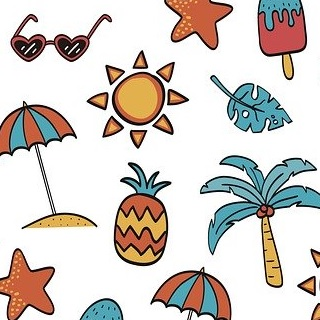
#> input picture 99_Images/summer.jpg, 320 x 320 px
$ python image.py
#> lines starting #> are read from the running program, lines starting #| are printed output that depends on the picture; after the words box and inside, x2 and y2 are one past the last pixel; in counts of white or black regions, pixels touching at a corner belong together
#!/usr/bin/env python
# -*- coding: utf-8 -*-

""" Operações Básicas com Imagens em Python

Imagens são representadas pelo OpenCV na forma de vetores Numpy com 3 dimensões. Cada imagem é composta por linhas e
colunas de pixels e cada pixel é representado por um vetor que define sua cor.

Este tutorial tem como objetivo apresentar métodos bastante comuns de manipulação de imagens. Cada uma destas
ferramentas possuem utilidade no ramo de visão computacional. Porém, tais aplicações não serão abordadas neste primeiro
momento. As operações apresentadas neste arquivo estão principalmente relacionadas ao uso da biblioteca Numpy, ao invés
do OpenCV. Um bom conhecimento de Numpy é necessário para escrever códigos mais otimizados com OpenCV.

Neste primeiro tutorial veremos como:
    - Visualizar propriedades de imagens;
    - Acessar e manipular pixels;
    - Definir regiões de imagem (ROI - Region of Image);
    - Criar bordas em imagens.
    - Manipular escalas de cores;
    - Dividir e combinar canais de cores.

Para executar este código, utilize o seguinte comando em seu terminal:
$ python image.py

Referências:

Adrian Rosebrock. OpenCV Tutorial: a guide to learn OpenCV. PyImageSearch. Disponível em:
https://www.pyimagesearch.com/2018/07/19/opencv-tutorial-a-guide-to-learn-opencv/. Acesso em: 08 set. 2020.

Alexander Mordvintsev; Abid K. Basic Operations on Images. OpenCV-Python Tutorials. Disponível em:
https://opencv-python-tutroals.readthedocs.io/en/latest/py_tutorials/py_core/py_basic_ops/py_basic_ops.html. Acesso em:
08 set. 2020.

argparse: parser for command-line options, arguments and sub-commands. Python Software Foundation. Disponível em:
https://docs.python.org/3/library/argparse.html. Acesso em: 08 set. 2020.

Mohammed Innat. Basic Image Processing In Python: part 1. Codementor Community. Disponível em:
https://www.codementor.io/@innat_2k14/image-data-analysis-using-numpy-opencv-part-1-kfadbafx6. Acesso em: 11 set. 2020.

"""

__author__ = "Eloi Giacobbo"
__copyright__ = 'Copyright 2020, OpenCV Python Tutorial'
__credits__ = ["Emili Bohrer"]
__license__ = "GPL-3.0"
__version__ = "0.1.4"
__maintainer__ = "Eloi Giacobbo"
__status__ = "Development"

# Em main, definimos a função principal do arquivo, onde as operações com imagens são executadas
def main():
    """ Operações Básicas com Imagens
    """

    # Primeiro, devemos incluir as bibliotecas necessárias.
    import numpy as np
    import cv2
    import errno
    import os
    import matplotlib.pyplot as plt

    # Utilizando o parâmetro caminho relativo para a imagem "summer.jpg", presente na pasta 99_Images deste repositório,
    # a imagem selecionada é carregada através do comando imread do módulo cv2.
    image = cv2.imread("../99_Images/summer.jpg")
#> image is the input picture: shape (320, 320, 3); mean B, G, R 199.7, 205.2, 212.1

    # Para garantir a correta execução deste código, verificamos se a imagem anterior foi carregada corretamente
    if (image is None):
        raise FileNotFoundError(errno.ENOENT, os.strerror(errno.ENOENT), "../99_Images/summer.jpg")

    # Ao imprimir o objeto image, vemos que este se trata de uma matrix de arrays.
    print("Image =\n", image)
#> (printed output is left out)

    # Podemos agora imprimir algumas propriedades deste objeto
    # shape apresenta as dimensões da imagem carregada, onde:
    # height representa o número de linhas ou a altura da imagem
    # width representa o número de colunas ou a largura da imagem
    # dept representa o número de canais de cores da imagem (e.g Grayscale, RGB, etc.).
    (height, width, depth) = image.shape
#> height = 320; width = 320; depth = 3
    print("\nImage Shape = (height = ", height, ", width = ", width, ", depth = ", depth, ")", sep="")
#| Image Shape = (height = 320, width = 320, depth = 3)

    # O tipo de dados padrão de imagens do OpenCV é uint8, visto que pixels são representados por valores entre 0 e
    # 255. Um grande número de erros no OpenCV é causado pela definição incorreta do tipo de dados de imagens.
    print("\nImage Dtype =", image.dtype)
#| Image Dtype = uint8

    # A função imshow do módulo cv2 cria uma nova janela e imprime em tela o conteúdo da imagem.
    cv2.imshow("Image", image)

    # A função waitkey do módulo cv2 executa uma pausa na execução do código e aguarda que uma tecla seja pressionada em
    # uma janela do OpenCV. Note que o OpenCV não possui interface com o console, apenas com as janelas criadas pelo
    # próprio módulo. Seu parâmetro de entrada define o tempo que será aguardado para a captura de teclas, em
    # milissegundos. Caso o valor de entrada seja zero, esta pausa será por tempo indeterminado, até que uma tecla seja
    # pressionada. Esta função retorna o valor ASCII da tecla pressionada ou -1 se nenhuma teca for pressionada. O uso
    # da função waitKey é especialmente importante para a impressão de imagens através do módulo cv2. O módulo cv2 não
    # pausa a execução de um código quando imagens são impressas em tela. Quando a execução de um código chega ao final,
    # todas as imagens impressas em tela são encerradas automaticamente. Sem o uso de pausas, um usuário pode ter
    # dificuldades em visualizar o conteúdo de imagens.
    cv2.waitKey(0)

    # O valor de um pixel específico ou um intervalo de pixels podem ser selecionados através de índices de vetor:
    print("\nPixel =", image[0, 0])
#| Pixel = [255 255 255]
    print("\nPixel Interval =\n", image[300:302, 50:52])
#| Pixel Interval =
#|  [[[  0   2  40]
#|   [126 133 153]]
#|  [[  0  10  58]
#|   [  0   3  32]]]

    # Como parte dos atributos de ndarray, uma cópia do conteúdo de uma imagem pode ser obtida através do método copy.
    # Utilizaremos esta cópia para alterar o conteúdo da imagem original.
    copy = image.copy()

    # O mesmo método utilizado para o acesso de pixels pode ser utilizado também para redefinir os pixels de uma imagem.
    # Nas operações a seguir, redefinimos o pixel de coordenada (0, 0) para a cor vermelha e uma área da imagem entre as
    # cordenadas (250:300, 50:100) para a cor azul.
    copy[0, 0] = (0, 0, 255)
#> copy: shape (320, 320, 3); under 0.01% of pixels changed, all inside (x1, y1, x2, y2) = (0, 0, 1, 1)
    copy[250:300, 50:100] = (255, 0, 0)
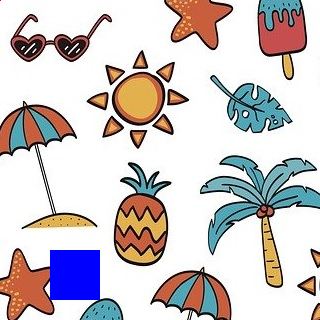
#> copy: shape (320, 320, 3); mean B, G, R 199.8, 199.1, 206

    # Para imprimir a imagem original e sua cópia lado-a-lado, o método hstack pode ser utilizado para empilhar imagens
    # horizontalmente.
    stacked = np.hstack((image, copy))
    cv2.imshow("Image", stacked)
    cv2.waitKey(0)

    # Outra operação comum no processamento de imagem é a definições de regiões de imagem (ROI). Através deste método
    # somos capazes de separar regiões de interesse em uma imagem maior, podendo tratá-las separadamente. Para executar
    # esta operação, iremos recorrer novamente ao método de acesso às regiões de pixel desejadas.
    roi = image[50:149, 87:189]
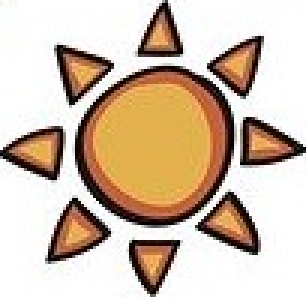
#> roi: shape (99, 102, 3) (shown 3 times larger); mean B, G, R 173.1, 191.5, 210.5

    # Ao atribuir esta região de imagem a uma nova variável somos capazes de criar uma nova imagem.
    cv2.imshow("Image", roi)
    cv2.waitKey(0)

    # Quando desejado, podemos ainda inserir molduras em uma imagem com a função copyMakeBorder do módulo cv2. Esta
    # recebe como argumento a largura de cada seção moldura (top, bottom, left, right) e o tipo de moldura.
    constant = cv2.copyMakeBorder(roi, 10, 10, 10, 10, cv2.BORDER_CONSTANT, value=[0, 0, 255])
    reflect = cv2.copyMakeBorder(roi, 10, 10, 10, 10, cv2.BORDER_REFLECT)
    replicate = cv2.copyMakeBorder(roi, 10, 10, 10, 10, cv2.BORDER_REPLICATE)
    wrap = cv2.copyMakeBorder(roi, 10, 10, 10, 10, cv2.BORDER_WRAP)
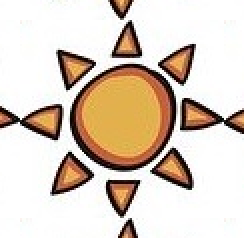
#> wrap: shape (119, 122, 3) (shown 2 times larger); mean B, G, R 193.5, 206.7, 220.5
    padding = np.hstack((constant, reflect, replicate, wrap))
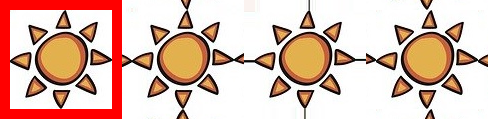
#> padding: shape (119, 488, 3); mean B, G, R 176, 189, 221.9
    cv2.imshow("Image", padding)
    cv2.waitKey(0)

    # Quando necessário, o método destroyAllWindows do módulo cv2 pode ser chamado para encerrar todas as janelas
    # abertas pelo OpenCV.
    cv2.destroyAllWindows()

    # Como alternativa ao imshow do OpenCV, outras bibliotecas de impressão podem ser utilizadas, como o Matplotlib.
    # Diferente do módulo cv2, o Matplotlib pausa automaticamente a execução de um código enquanto sua janela estiver
    # aberta. Para seguir com a execução de um código, seu usuário precisa fechar a janela da imagem.
    plt.figure()
    plt.axis('off')
    plt.imshow(image)
    plt.show()

    # Note que há uma grande diferença entre o padrão de cores da imagem gerada pelo OpenCV e pelo Matplotlib. As
    # bibliotecas do OpenCV estão em desenvolvimento desde o ano 2000. Nesta época o padrão de cores mais utilizado
    # era o BGR, não o RGB que conhecemos hoje. Para manter a compatibilidade da biblioteca com sistemas mais antigos,
    # o OpenCV mantém até hoje o BGR como escala de cores padrão. Por esta razão, devemos tomar cuidado ao manipular
    # cores de imagens e sempre ter em mente qual padrão de cores está em uso numa aplicação. Felizmente, o OpenCV nos
    # oferece ferramentas que nos permitem converter o padrão de cores em imagens com facilidade. Podemos, por exemplo,
    # converter o padrão de cores do objeto stacked para RGB e possibilitar sua correta impressão via Matplotlib.
    rgb = cv2.cvtColor(image, cv2.COLOR_BGR2RGB)

    # Após sua conversão, as funções de impressão do Matplotlib são chamadas novamente.
    plt.figure()
    plt.axis('off')
    plt.imshow(rgb)
    plt.show()

    # Para exercitar os métodos que vimos até o momento, podemos criar uma única imagem com diferentes padrões de cores
    # ao utilizar o método de conversão de cores em partes separadas de uma mesma imagem.
    color = image.copy()
    color[0:160, 161:320] = cv2.cvtColor(color[0:160, 161:320], cv2.COLOR_BGR2RGB)
#> color: shape (320, 320, 3); 14.5% of pixels changed, all inside (x1, y1, x2, y2) = (161, 0, 320, 160)
    color[161:320, 0:160] = cv2.cvtColor(color[161:320, 0:160], cv2.COLOR_BGR2HLS)
    color[161:320, 161:320] = cv2.cvtColor(color[161:320, 161:320], cv2.COLOR_BGR2LAB)
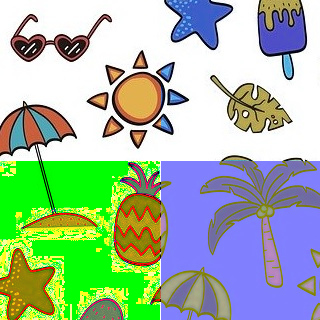
#> color: shape (320, 320, 3); mean B, G, R 160.8, 187, 161.2
    cv2.imshow("Image", color)
    cv2.waitKey(0)

    # Ainda sobre conversões de padrões de cores, devemos nos atentar ao número de canais que cada padrão de cores
    # possui. Ao convertermos uma imagem para escala de cinza, por exemplo, é possível verificar que o número de canais
    # da imagem é reduzido para apenas 1. Uma vez convertida para escala de cinza, uma imagem não poderá ser facilmente
    # retornada para padrões com múltiplos canais, pois informações foram perdidas na conversão.
    gray = cv2.cvtColor(image, cv2.COLOR_BGR2GRAY)
    print("\nGray Shape =", gray.shape)
#| Gray Shape = (320, 320)
    cv2.imshow("Image", gray)
    cv2.waitKey(0)

    # Perceba que ao converter uma imagem em escala de cinza novamente para BGR, o número de canais da imagem volta a
    # ser 3. Porém, a imagem permanace com sua coloração em escala de cinza.
    bgr = cv2.cvtColor(gray, cv2.COLOR_GRAY2BGR)
    print("\nBGR Shape =", bgr.shape)
#| BGR Shape = (320, 320, 3)
    cv2.imshow("Image", bgr)
    cv2.waitKey(0)
    cv2.destroyAllWindows()

    # Ao analisar os dados contidos nos objetos de imagem, é possível observar a redução no número de canais da imagem
    # após a conversão para escala de cinza. Também observamos que a conversão seguinte cria cópias deste único canal
    # para completar os canais faltantes do padrão BGR e não é capaz retornar a imagem para o estado original.
    print("\nImage Data =\n", image[100:105, 240])
#| Image Data =
#|  [[ 40  29   0]
#|  [ 74  65  32]
#|  [118 108  78]
#|  [ 25  17   0]
#|  [175 169 110]]
    print("\nGray Data =\n", gray[100:105, 240])
#| Gray Data =
#|  [ 22  56 100  13 152]
    print("\nBGR Data =\n", bgr[100:105, 240])
#| BGR Data =
#|  [[ 22  22  22]
#|  [ 56  56  56]
#|  [100 100 100]
#|  [ 13  13  13]
#|  [152 152 152]]

    # Os canais BGR de uma imagem podem ser divididos em planos individuais quando necessário. Esta separação nos
    # permite avaliar o quanto cada componente de cor está presente em uma imagem. Em seguida, os canais individuais
    # podem ser mesclados novamente para formar uma imagem BGR. Para executar esta análise, utilizaremos a imagem
    # "bgr-led.jpg", também presente na pasta 99_Images.
    image = cv2.imread("../99_Images/bgr-led.jpg")
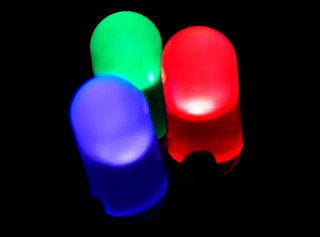
#> input picture 99_Images/bgr-led.jpg, 320 x 237 px
#> image is the input picture: shape (237, 320, 3); mean B, G, R 39.1, 24.3, 35
    (b, g, r) = cv2.split(image)
    merged = cv2.merge((b, g, r))
    stacked = np.hstack((image, merged))
#> stacked: shape (237, 640, 3)
    cv2.imshow("Original-Merged", stacked)
    stacked = np.hstack((b, g, r))
#> stacked: shape (237, 960)
    cv2.imshow("Blue-Green-Red", stacked)
    cv2.waitKey(0)

    # Como você deve ter notado, o resultado da separação dos canais resulta mais uma vez em imagens em escala de cinza.
    # Após a separação de canais, temos 3 novos objetos com um único canal de cor. Por padrão, o OpenCV interpreta
    # imagens com um único canal em escala de cinza. E como devemos interpretar estas imagens? Quanto mais próximo da
    # cor branca um pixel estiver, maior é a presença do canal de cor que ele representa sobre a imagem original. Quanto
    # mais próximo da cor preta um pixel estiver, menor é a presença do canal de cor que ele representa sobre a imagem
    # original.

    # Para facilitar a identificação de cada canal e a interpretação de sua imagem, podemos agora ajustar estes objetos
    # para uma representação em 3 canais, preenchendo os canais faltantes com zeros. Desta forma teremos uma visão mais
    # clara da participação de cada canal de cor na formação da imagem original.
    (height, width, depth) = image.shape
#> height = 237
    zeros = np.zeros((height, width), dtype="uint8")
    b = cv2.merge((b, zeros, zeros))
#> b: shape (237, 320, 3)
    g = cv2.merge((zeros, g, zeros))
#> g: shape (237, 320, 3)
    r = cv2.merge((zeros, zeros, r))
#> r: shape (237, 320, 3)
    stacked = np.hstack((b, g, r))
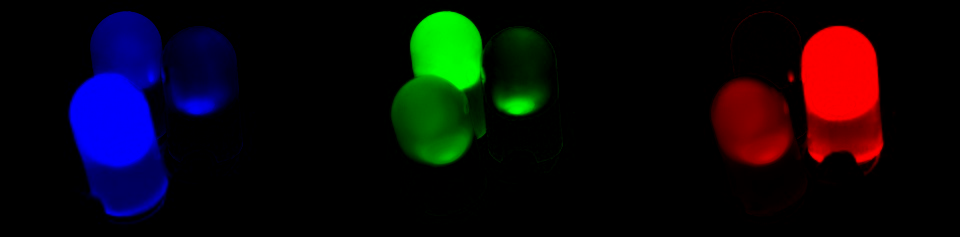
#> stacked: shape (237, 960, 3); mean of channels 0, 1, 2 13, 8.1, 11.7; drawn as B, G, R
    cv2.imshow("Blue-Green-Red", stacked)
    cv2.waitKey(0)

    # Como resultado, fica evidente qual canal de cor cada uma destas imagens representa, assim como sua interpretação.
    # Quanto mais próximo um pixel estiver da cor de seu canal, maior é a presença desta cor sobre a imagem original.
    # Quanto mais próximo da cor preta um pixel estiver, menor é a presença do canal de cor ele representa sobre a
    # imagem original. Note, por exemplo, como o fundo de todas as imagens é representado pela cor preta. Isto se deve
    # pelo fato de que o fundo desta imagem é realmente preta e não há presença das cores azul, verde ou vermelha nesta
    # região. Observe também as diferenças entre os canais no preenchimento das cores de cada um dos LEDs. O LED azul
    # (led inferior esquerdo) está evidenciado na primeira imagem, sendo este o objeto com a cor mais intensa nesta
    # imagem. O mesmo efeito pode ser observado nas demais imagens, onde o LED que representa cada cor primária possui
    # maior intensidade em sua respectiva imagem. Também podemos observar que nenhum dos LEDs é composto por uma cor
    # primária pura, pois é possível notar tons de cor mais fracos nos LEDs que não representam o canal de cor principal
    # de uma imagem.

    # Uma vez que todas todas as operações com imagens deste tutorial foram apresentadas, podemos finalizar a execução
    # main ao salvar nossa última em imagem em disco. O método imwrite do módulo cv2 é capaz de realizar a escrita de um
    # objeto de imagem no caminho indicado.
    cv2.imwrite("output_image.jpg", stacked)
    cv2.destroyAllWindows()


# Para finalizar, realizamos a chamada da função main
if __name__ == '__main__':
    main()
